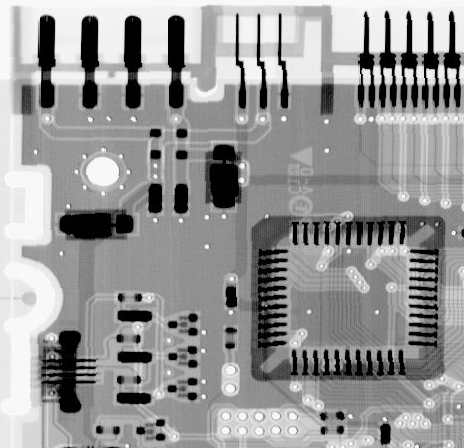
#> input picture images/ckt-board.bmp, 464 x 448 px
$ python 05-02.py
#> lines starting #> are read from the running program, lines starting #| are printed output that depends on the picture; long printed decimals are rounded
#> further down, image is the input picture: shape (448, 464); min 0, max 255, mean 150.8
### projects/Project 05-02/noise.py
"""
Copyright (C) 2025 Fu Tszkok

:module: noise
:function: The function package from Project 05-01 Noise Generators
:author: Fu Tszkok
:date: 2025-02-06
:license: AGPLv3 + Additional Restrictions (Non-Commercial Use)

This code is licensed under GNU Affero General Public License v3 (AGPLv3) with additional terms.
- Commercial use prohibited (including but not limited to sale, integration into commercial products)
- Academic use requires clear attribution in code comments or documentation

Full AGPLv3 text available in LICENSE file or at <https://www.gnu.org/licenses/agpl-3.0.html>
"""

import numpy as np


# [16 lines left out: function gaussian, not called in this run]


def salt_pepper(image, salt=0.05, pepper=0.05):
    """Adds Salt-and-Pepper (impulsive) noise to a grayscale image.
    :param image: Input grayscale image (NumPy array).
    :param salt: The proportion of pixels to be corrupted with salt noise.
    :param pepper: The proportion of pixels to be corrupted with pepper noise.
    :return: The image with salt-and-pepper noise applied.
    """
#> called with salt = 0.2, pepper = 0.2
    noisy_image = image.copy()
    total_pixels = image.size
#> total_pixels = 207872

    # Add salt noise (white pixels).
    num_salt = int(total_pixels * salt)
#> num_salt = 41574
    salt_coords = [np.random.randint(0, i - 1, num_salt) for i in image.shape]
    noisy_image[tuple(salt_coords)] = 255

    # Add pepper noise (black pixels).
    num_pepper = int(total_pixels * pepper)
#> num_pepper = 41574
    pepper_coords = [np.random.randint(0, i - 1, num_pepper) for i in image.shape]
    noisy_image[tuple(pepper_coords)] = 0
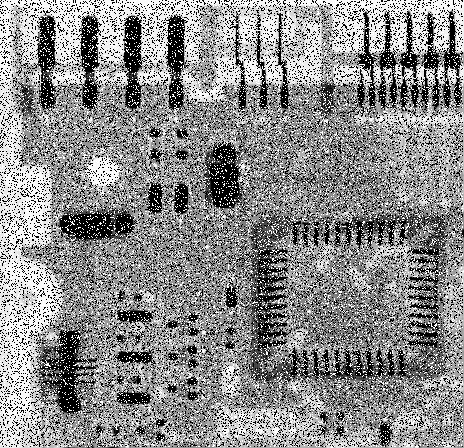
#> noisy_image: shape (448, 464); min 0, max 255, mean 139.1

    return noisy_image

### projects/Project 05-02/05-02.py
"""
Copyright (C) 2025 Fu Tszkok

:module: Project 05-02
:function: Noise Reduction Using a Median Filter
:author: Fu Tszkok
:date: 2025-02-06
:license: AGPLv3 + Additional Restrictions (Non-Commercial Use)

This code is licensed under GNU Affero General Public License v3 (AGPLv3) with additional terms.
- Commercial use prohibited (including but not limited to sale, integration into commercial products)
- Academic use requires clear attribution in code comments or documentation

Full AGPLv3 text available in LICENSE file or at <https://www.gnu.org/licenses/agpl-3.0.html>
"""

import noise
import cv2 as cv
import numpy as np
import matplotlib.pyplot as plt


def median_filtering(image):
    """Applies a 3x3 median filter to a grayscale image.
    :param image: Input grayscale image (NumPy array).
    :return: The median-filtered image.
    """
    # Create a padded matrix to handle image borders. The padding size is 1 pixel.
    matrix = np.zeros((image.shape[0] + 2, image.shape[1] + 2), dtype=np.float64)
    # Create an array to store the filtered result.
    result = np.zeros((image.shape[0], image.shape[1]), dtype=np.float64)

    # Copy the original image content into the padded matrix.
    for i in range(image.shape[0]):
        for j in range(image.shape[1]):
            matrix[i + 1, j + 1] = image[i, j]
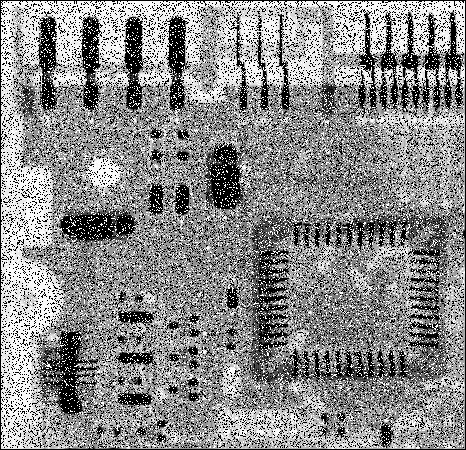
#> matrix: shape (450, 466) float64; min 0, max 255, mean 137.9

    # Iterate through each pixel of the original image to apply the filter.
    for i in range(image.shape[0]):
        for j in range(image.shape[1]):
            # Calculate the median of the 3x3 neighborhood centered at the current pixel.
            result[i, j] = np.median([matrix[i - 1, j - 1], matrix[i, j - 1], matrix[i + 1, j - 1],
                                     matrix[i - 1, j], matrix[i, j], matrix[i + 1, j],
                                     matrix[i - 1, j], matrix[i, j + 1], matrix[i + 1, j + 1]])
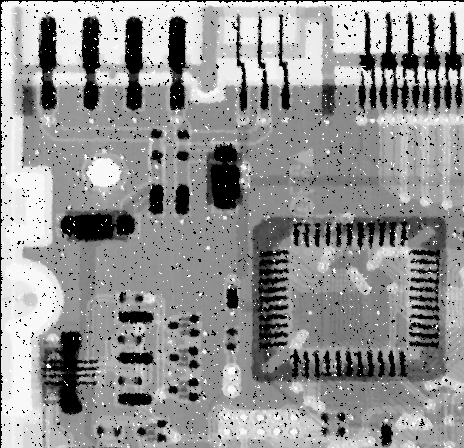
#> result: shape (448, 464) float64; min 0, max 255, mean 146.9

    return result


# Load the original image and display it.
image = cv.imread('../../images/ckt-board.bmp', cv.IMREAD_GRAYSCALE)
plt.axis('off')
plt.imshow(image, cmap='gray')
plt.title('Original Image')
plt.show()

# Add salt-and-pepper noise to the image and display the noisy result.
noise = noise.salt_pepper(image, 0.2, 0.2)
plt.axis('off')
plt.imshow(noise, cmap='gray')
plt.title('Salt Pepper Noise Image')
plt.show()

# Apply median filtering to the noisy image.
filtered = median_filtering(noise)
plt.axis('off')
plt.imshow(filtered, cmap='gray')
plt.title('Median Filtered Image')
plt.show()

# Calculate the pixel-wise difference (loss) between the original and filtered images.
# This provides a visual and quantitative measure of the filtering effect.
loss = np.abs(np.int64(np.float64(image) - np.float64(filtered)))
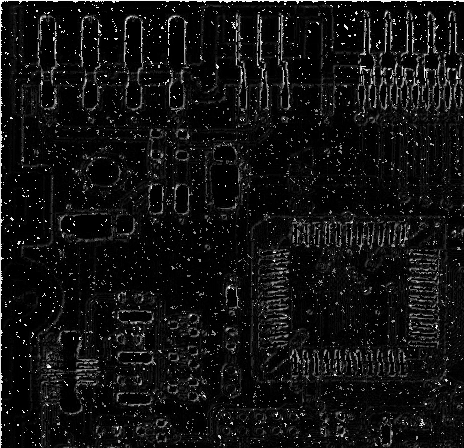
#> loss: shape (448, 464) int64; min 0, max 255, mean 17.6
print(f'Average Loss: {sum(sum(abs(np.float64(loss)))) / (loss.shape[0] * loss.shape[1])}')
#| Average Loss: 17.555
plt.axis('off')
plt.imshow(loss, cmap='gray')
plt.title('Loss Image')
plt.show()

$ run again, with images/RGB-full-color-cube.bmp copied over images/ckt-board.bmp
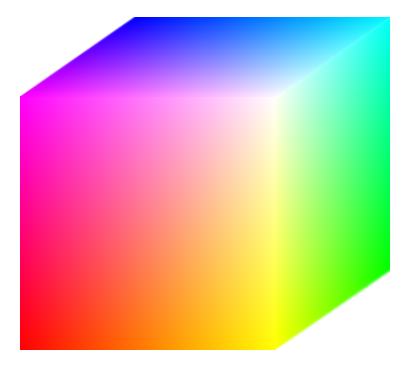
#> input picture images/RGB-full-color-cube.bmp, 409 x 366 px
#> after the loop in median_filtering, `for i in range(image.shape[0]):`:
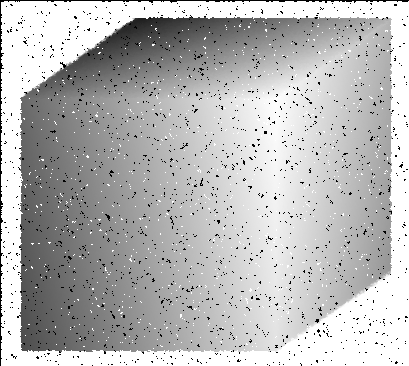
#> result: shape (366, 409) float64; min 0, max 255, mean 184.2
#> `loss = np.abs(np.int64(np.float64(image) - np.float64(filtered)))`:
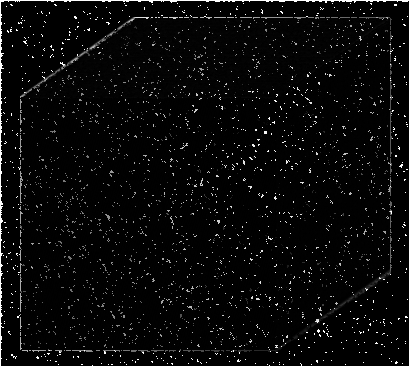
#> loss: shape (366, 409) int64; min 0, max 255, mean 8.9
#| Average Loss: 8.895
